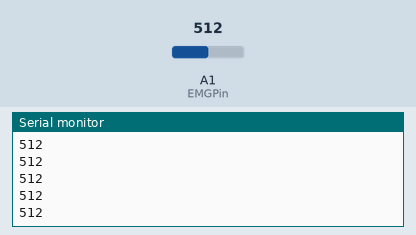
Bench run of a sketch on a simulated Arduino Uno, built with avr-gcc and run on an emulated ATmega328P. Shown: the last lines printed to the serial monitor. Inputs (shaded band) come from the test bench; at power-on: A1 (EMGPin) = 512.

Above: at 1.2 s.
1.3 s: A1 (EMGPin) set to 716
At 1.32 s:
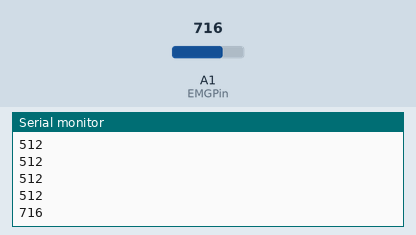
2.8 s: A1 (EMGPin) set to 900
At 2.83 s:
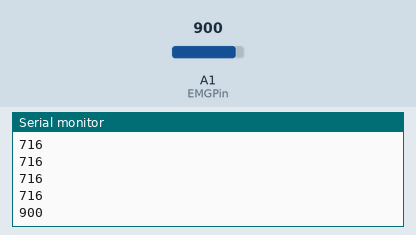
Timing chart, 0 to 5.8 s (numbered marks = the images above; inputs shaded):
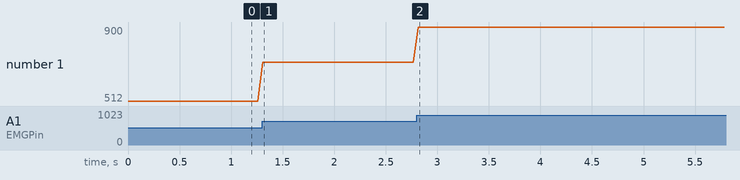

Measured:
- after the input at 1.3 s, the serial monitor: prints a new line at once (image 1)
- after the input at 2.8 s, the serial monitor: prints a new line at once (image 2)
- plotted number 1: 512 → 716 after the input at 1.3 s, 716 → 900 after the input at 2.8 s

The sketch:

plant_activity.ino
```cpp
// put all three sensors on the plant and open the serialplotter

int EMGPin = A1;
int EMGVal = 0;

void setup() {
Serial.begin(115200);
}

void loop() {
EMGVal = analogRead(EMGPin);
Serial.println(EMGVal);
delay(50);
}
```
